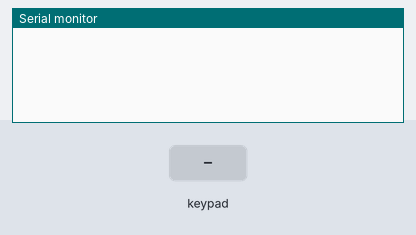
A sketch run on a simulated Arduino Uno, built with avr-gcc and run on an emulated ATmega328P. On the bench: the last lines printed to the serial monitor. Inputs (shaded band) come from the test bench.

Above: at 1.2 s.
1.3 s: key '0' pressed
At 2.1 s:
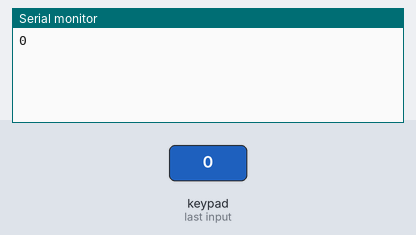
2.8 s: keypad keys 9 8 7 6 A pressed 0.4 s apart
At 5.6 s:
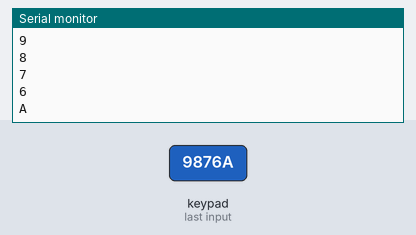
6.3 s: key 'B' pressed
At 7.3 s:
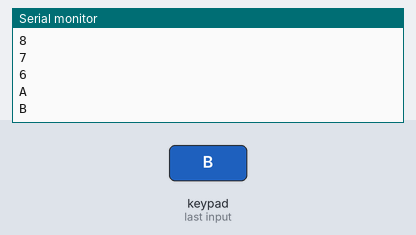
7.8 s: keypad keys 9 8 7 6 D pressed 0.4 s apart
At 10.8 s:
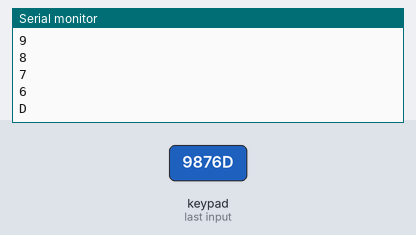
11.3 s: key 'C' pressed
At 12.1 s:
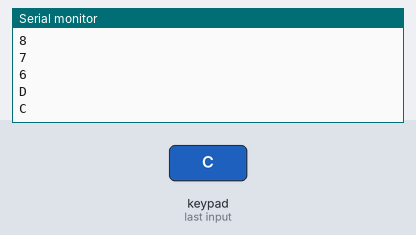
12.8 s: key 'E' pressed
At 13.4 s:
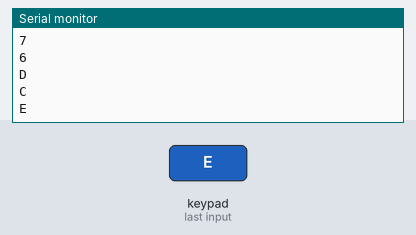
Timing chart, 0 to 15.3 s (numbered marks = the images above; inputs shaded):
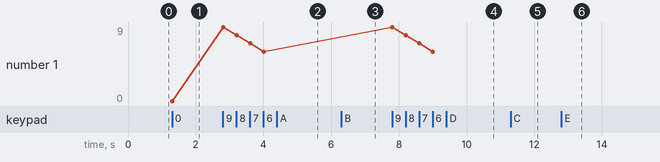

The sketch:

ID_TOY_CustomKeypad.ino
```cpp
#include <Keypad.h>

const byte ROWS = 4; //four rows
const byte COLS = 4; //four columns
//define the cymbols on the buttons of the keypads
char hexaKeys[ROWS][COLS] = {
  {'0','1','2','3'},
  {'4','5','6','7'},
  {'8','9','A','B'},
  {'C','D','E','F'}
};
byte rowPins[ROWS] = {9, 8, 7, 6}; //connect to the row pinouts of the keypad
byte colPins[COLS] = {2, 3, 4, 5}; //connect to the column pinouts of the keypad

//initialize an instance of class NewKeypad
Keypad customKeypad = Keypad( makeKeymap(hexaKeys), rowPins, colPins, ROWS, COLS);

void setup(){
  Serial.begin(9600);
}

void loop(){
  char customKey = customKeypad.getKey();

  if (customKey){
    Serial.println(customKey);
  }
}
```

Measured:
- after the input at 1.3 s, the serial monitor: prints a new line at once (image 1)
- after the input at 2.8 s, the serial monitor: prints a new line at once (image 2)
- after the input at 6.3 s, the serial monitor: prints a new line at once (image 3)
- after the input at 7.8 s, the serial monitor: prints a new line at once (image 4)
- after the input at 11.3 s, the serial monitor: prints a new line at once (image 5)
- after the input at 12.8 s, the serial monitor: prints a new line at once (image 6)
- plotted number 1: 0 → 6 after the input at 2.8 s
